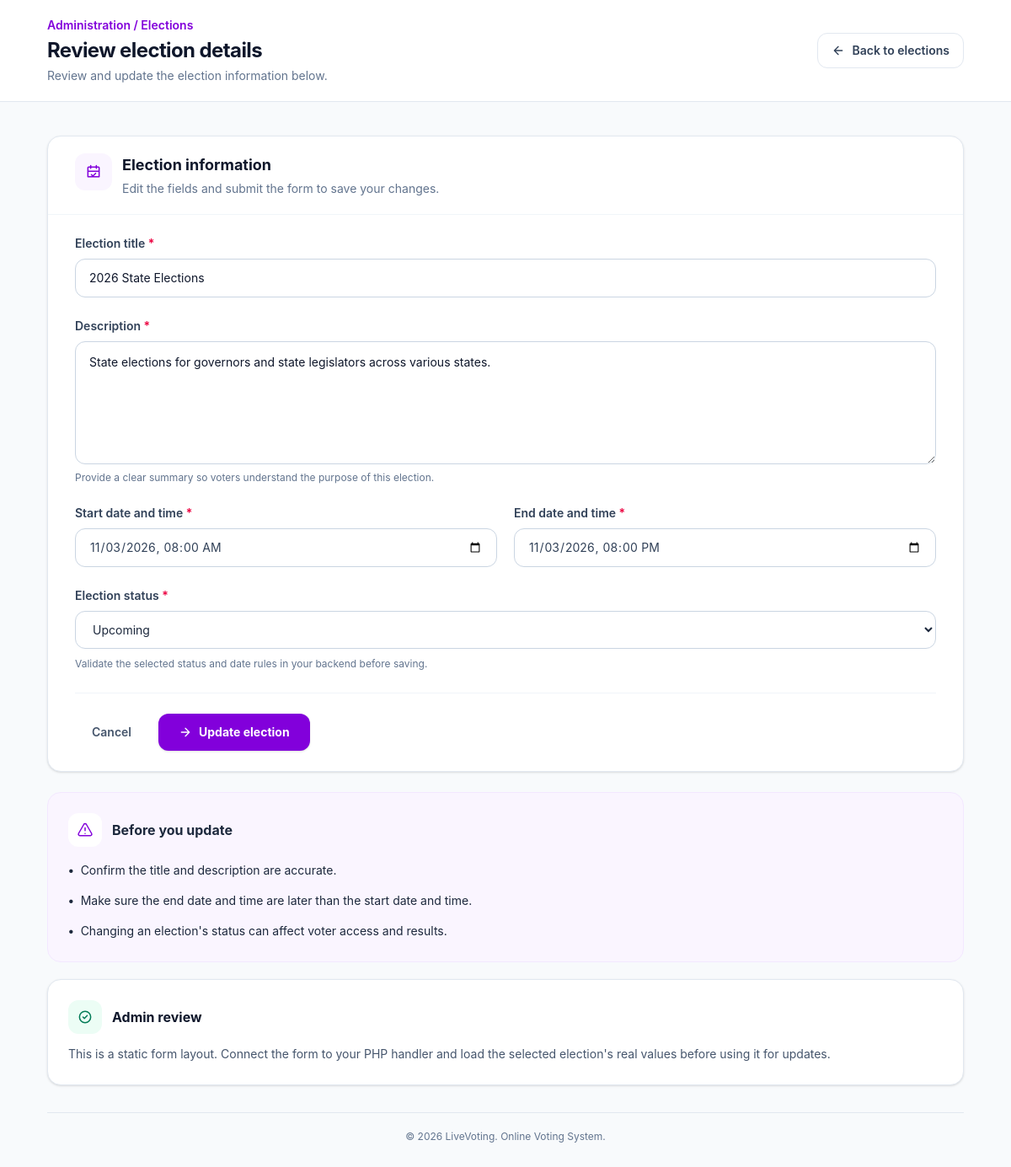
Screenshot of /views/admin/review_election_details.php?election=2 (signed in) with the database file from the repository.
### tables this page shows
CREATE TABLE elections (
    id INT AUTO_INCREMENT PRIMARY KEY,
    title VARCHAR(100) NOT NULL UNIQUE,
    description TEXT NOT NULL,
    start_date DATETIME NOT NULL,
    end_date DATETIME NOT NULL,
    status ENUM('upcoming', 'ongoing', 'completed') NOT NULL DEFAULT 'upcoming',
    created_at TIMESTAMP DEFAULT CURRENT_TIMESTAMP,
    updated_at TIMESTAMP DEFAULT CURRENT_TIMESTAMP ON UPDATE CURRENT_TIMESTAMP
);

### views/admin/review_election_details.php (the view, shortened to what this page needs)
<?php
require_once APP_ROOT . '/app/config/database.php';
$electionId = filter_input(INPUT_GET, 'election', FILTER_VALIDATE_INT);
$stmt = $pdo->prepare("SELECT * FROM elections WHERE id=?");
$stmt->execute([$electionId]);
$election = $stmt->fetch(PDO::FETCH_ASSOC);
?>
<!DOCTYPE html>
<html lang="en">
<head>
    <link rel="stylesheet" href="../../public/css/app.css">
</head>
<body class="min-h-screen bg-slate-50 text-slate-800">
    <div class="min-h-screen">
        <header class="border-b border-slate-200 bg-white">
            <div class="mx-auto flex max-w-6xl items-center justify-between gap-4 px-4 py-5 sm:px-6 lg:px-8">
                <div>
                    <p class="text-sm font-semibold text-purple-700">Administration / Elections</p>
                    <h1 class="mt-1 text-xl font-bold tracking-tight text-slate-900 sm:text-2xl">Review election details</h1>
                    <p class="mt-1 text-sm text-slate-500">Review and update the election information below.</p>
                </div>
                <a href="../common/elections.php" class="inline-flex shrink-0 items-center gap-2 rounded-xl border border-slate-200 bg-white px-4 py-2.5 text-sm font-semibold text-slate-700 transition hover:bg-slate-100 focus:outline-none focus:ring-4 focus:ring-slate-100">
                    <svg class="h-4 w-4" viewBox="0 0 24 24" fill="none" stroke="currentColor" stroke-width="2" aria-hidden="true">
                        <path stroke-linecap="round" stroke-linejoin="round" d="M19 12H5m7 7-7-7 7-7" />
                    </svg>
                    Back to elections
                </a>
            </div>
        </header>
        <main class="mx-auto max-w-6xl px-4 py-8 sm:px-6 sm:py-10 lg:px-8">
            <div class="grid gap-6 lg:grid-cols-[minmax(0,1fr)_300px]">
                <section class="overflow-hidden rounded-2xl border border-slate-200 bg-white shadow-sm">
                    <div class="border-b border-slate-100 px-5 py-5 sm:px-8">
                        <div class="flex items-start gap-3">
                            <span class="flex h-11 w-11 shrink-0 items-center justify-center rounded-xl bg-purple-50 text-purple-700">
                                <svg class="h-5 w-5" viewBox="0 0 24 24" fill="none" stroke="currentColor" stroke-width="1.8" aria-hidden="true">
                                    <path stroke-linecap="round" stroke-linejoin="round" d="M8 7V3m8 4V3M4 11h16M5 5h14a1 1 0 0 1 1 1v13H4V6a1 1 0 0 1 1-1Z" />
                                    <path stroke-linecap="round" stroke-linejoin="round" d="m9 16 2 2 4-4" />
                                </svg>
                            </span>
                            <div>
                                <h2 class="text-lg font-bold text-slate-900">Election information</h2>
                                <p class="mt-1 text-sm leading-5 text-slate-500">Edit the fields and submit the form to save your changes.</p>
                            </div>
                        </div>
                    </div>
                    <form action="<?= $election['status'] === 'upcoming' ? './review_election_details.php' : '' ?>" method="POST" class="space-y-6 px-5 py-6 sm:px-8 sm:py-8">
                        <div>
                            <label for="title" class="mb-2 block text-sm font-semibold text-slate-700">Election title <span class="text-rose-600">*</span></label>
                            <input id="title" name="title" type="text" value="<?= $election['title'] ?>" placeholder="Enter election title" required class="block w-full rounded-xl border border-slate-300 bg-white px-4 py-3 text-sm text-slate-900 outline-none transition placeholder:text-slate-400 focus:border-purple-500 focus:ring-4 focus:ring-purple-100">
                        </div>
                        <div>
                            <label for="description" class="mb-2 block text-sm font-semibold text-slate-700">Description <span class="text-rose-600">*</span></label>
                            <textarea id="description" name="description" rows="5" required placeholder="Describe the purpose and details of this election" class="block w-full resize-y rounded-xl border border-slate-300 bg-white px-4 py-3 text-sm leading-6 text-slate-900 outline-none transition placeholder:text-slate-400 focus:border-purple-500 focus:ring-4 focus:ring-purple-100"><?= $election['description'] ?></textarea>
                            <p class="mt-2 text-xs text-slate-500">Provide a clear summary so voters understand the purpose of this election.</p>
                        </div>
                        <div class="grid gap-5 sm:grid-cols-2">
                            <div>
                                <label for="start_date" class="mb-2 block text-sm font-semibold text-slate-700">Start date and time <span class="text-rose-600">*</span></label>
                                <input id="start_date" name="start_date" type="datetime-local" value="<?= $election['start_date'] ?>" required class="block w-full rounded-xl border border-slate-300 bg-white px-4 py-3 text-sm text-slate-700 outline-none transition focus:border-purple-500 focus:ring-4 focus:ring-purple-100">
                            </div>
                            <div>
                                <label for="end_date" class="mb-2 block text-sm font-semibold text-slate-700">End date and time <span class="text-rose-600">*</span></label>
                                <input id="end_date" name="end_date" type="datetime-local" value="<?= $election['end_date'] ?>" required class="block w-full rounded-xl border border-slate-300 bg-white px-4 py-3 text-sm text-slate-700 outline-none transition focus:border-purple-500 focus:ring-4 focus:ring-purple-100">
                            </div>
                        </div>
                        <div>
                            <label for="status" class="mb-2 block text-sm font-semibold text-slate-700">Election status <span class="text-rose-600">*</span></label>
                            <select id="status" name="status" required class="block w-full rounded-xl border border-slate-300 bg-white px-4 py-3 text-sm text-slate-800 outline-none transition focus:border-purple-500 focus:ring-4 focus:ring-purple-100">
                                <option value="upcoming"
                                    <?= $election['status'] === 'upcoming' ? 'selected' : '' ?>>Upcoming</option>
                            </select>
                            <p class="mt-2 text-xs leading-5 text-slate-500">Validate the selected status and date rules in your backend before saving.</p>
                        </div>
                        <div class="flex flex-col-reverse gap-3 border-t border-slate-100 pt-6 sm:flex-row sm:items-center sm:justify-between">
                            <a href="../common/elections.php" class="inline-flex items-center justify-center rounded-xl px-5 py-3 text-sm font-semibold text-slate-600 transition hover:bg-slate-100 hover:text-slate-900">Cancel</a>
                            <?php if ($election['status'] === 'completed' || $election['status'] === 'ongoing'): ?>
                                <p class="mt-2 text-xs leading-5 text-red-500">You can not updated the election details which is completed or in progress.</p>
                            <?php else: ?>
                                <button type="submit" class="inline-flex items-center justify-center gap-2 rounded-xl bg-purple-700 px-6 py-3 text-sm font-bold text-white shadow-sm transition hover:bg-purple-800 focus:outline-none focus:ring-4 focus:ring-purple-200">
                                    <svg class="h-4 w-4" viewBox="0 0 24 24" fill="none" stroke="currentColor" stroke-width="2" aria-hidden="true">
                                        <path stroke-linecap="round" stroke-linejoin="round" d="M5 12h14m-7-7 7 7-7 7" />
                                    </svg>
                                    Update election
                                </button>
                            <?php endif; ?>
                        </div>
                    </form>
                </section>
                <aside class="space-y-5">
                    <section class="rounded-2xl border border-purple-100 bg-purple-50 p-5 sm:p-6">
                        <div class="flex items-center gap-3">
                            <span class="flex h-10 w-10 items-center justify-center rounded-xl bg-white text-purple-700">
                                <svg class="h-5 w-5" viewBox="0 0 24 24" fill="none" stroke="currentColor" stroke-width="1.8" aria-hidden="true">
                                    <path stroke-linecap="round" stroke-linejoin="round" d="M12 9v4m0 4h.01M10.3 3.9 2.7 17.1A2 2 0 0 0 4.4 20h15.2a2 2 0 0 0 1.7-2.9L13.7 3.9a2 2 0 0 0-3.4 0Z" />
                                </svg>
                            </span>
                            <h2 class="font-bold text-purple-950">Before you update</h2>
                        </div>
                        <ul class="mt-4 space-y-3 text-sm leading-6 text-purple-900">
                            <li class="flex gap-2"><span class="font-bold">•</span><span>Confirm the title and description are accurate.</span></li>
                            <li class="flex gap-2"><span class="font-bold">•</span><span>Make sure the end date and time are later than the start date and time.</span></li>
                            <li class="flex gap-2"><span class="font-bold">•</span><span>Changing an election's status can affect voter access and results.</span></li>
                        </ul>
                    </section>
                    <section class="rounded-2xl border border-slate-200 bg-white p-5 shadow-sm sm:p-6">
                        <div class="flex items-center gap-3">
                            <span class="flex h-10 w-10 items-center justify-center rounded-xl bg-emerald-50 text-emerald-700">
                                <svg class="h-5 w-5" viewBox="0 0 24 24" fill="none" stroke="currentColor" stroke-width="1.8" aria-hidden="true">
                                    <path stroke-linecap="round" stroke-linejoin="round" d="m9 12 2 2 4-4m5 2a8 8 0 1 1-16 0 8 8 0 0 1 16 0Z" />
                                </svg>
                            </span>
                            <h2 class="font-bold text-slate-900">Admin review</h2>
                        </div>
                        <p class="mt-3 text-sm leading-6 text-slate-600">This is a static form layout. Connect the form to your PHP handler and load the selected election's real values before using it for updates.</p>
                    </section>
                </aside>
            </div>
            <footer class="mt-8 border-t border-slate-200 pt-5 text-center text-xs text-slate-500">© 2026 LiveVoting. Online Voting System.</footer>
        </main>
    </div>
</body>
</html>

### rows the page displays
elections: title "2026 State Elections", description "State elections for governors and state legislators across various states.", start_date "11/03/2026 08:00", end_date "11/03/2026 20:00", status "Upcoming"
